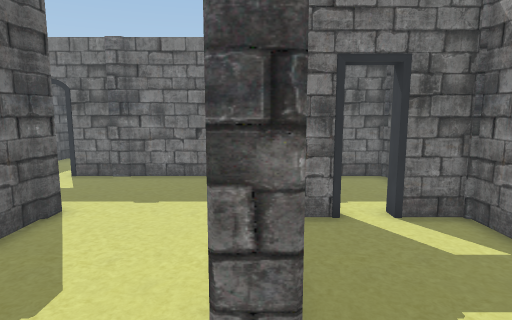
View 1 (above)

18 first-person views from a walk through a 3-D level made in the Unity game engine. The camera is 1.4 m above the floor, tilts 8° down and sees 75° across. The floor is counted in squares, 0.5 m on a side. Each view is taken from the middle of a square. On the plan, view 1 faces up. The plan holds only what a view shows up to about 20 squares ahead; the rest is blank. The player is left out. Door leaves are left out, so doorways stand open.

View 2
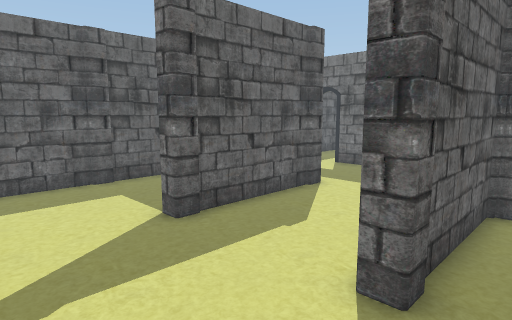

View 3
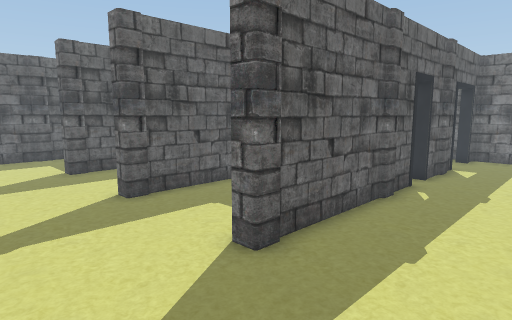

View 4
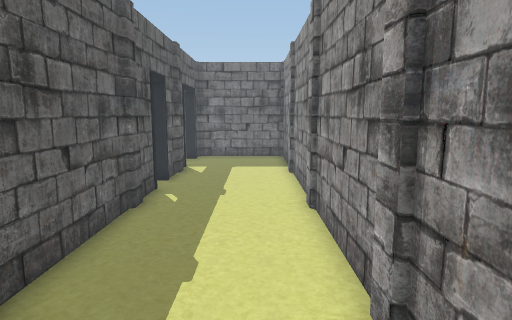

View 5
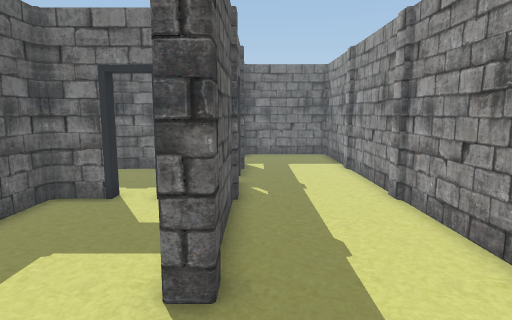

View 6
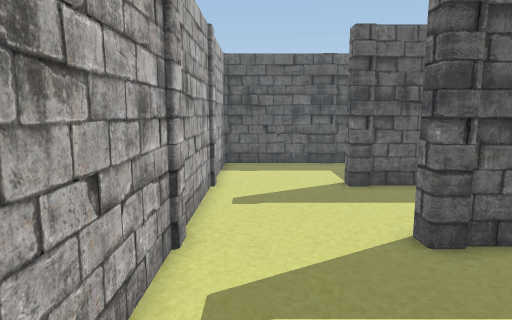

View 7
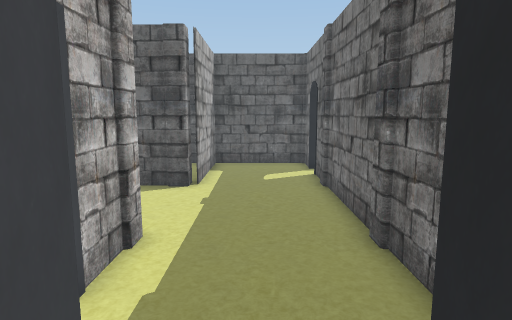

View 8
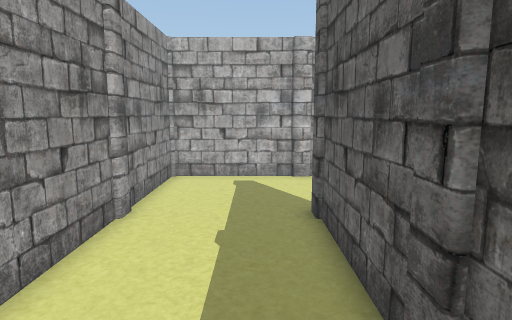

View 9
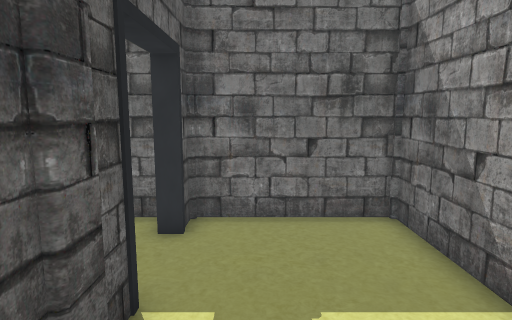

View 10
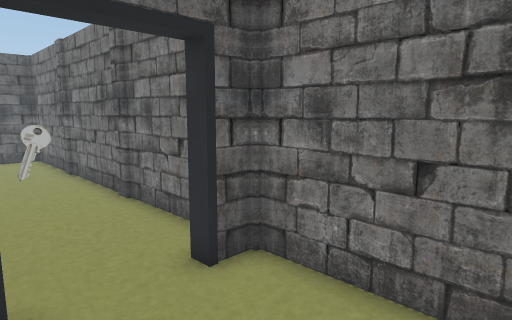

View 11
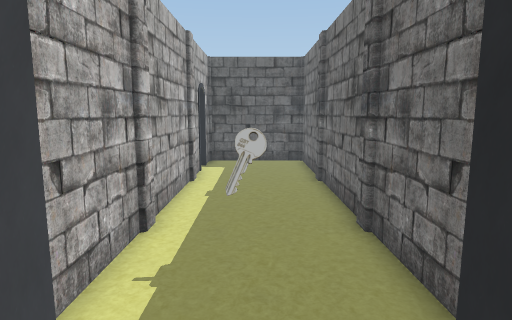

View 12
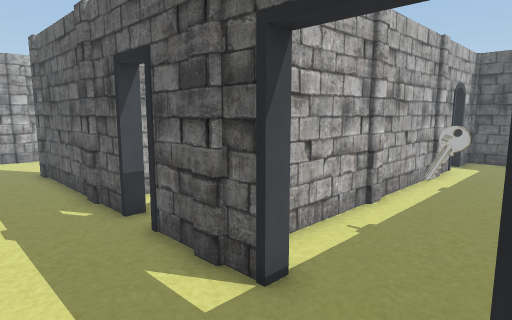

View 13
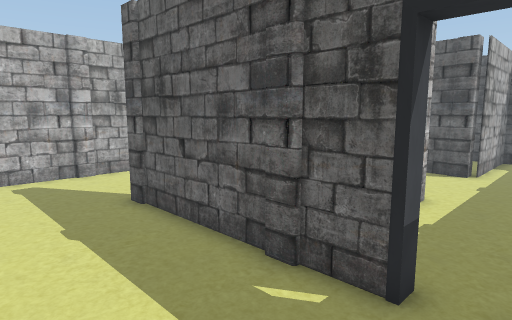

View 14
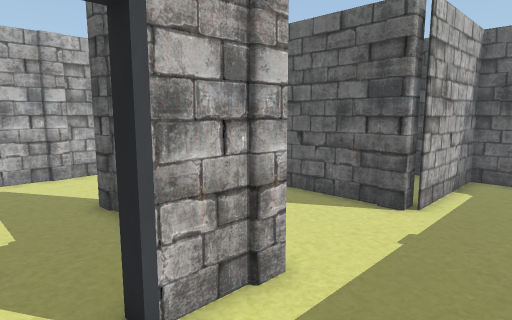

View 15
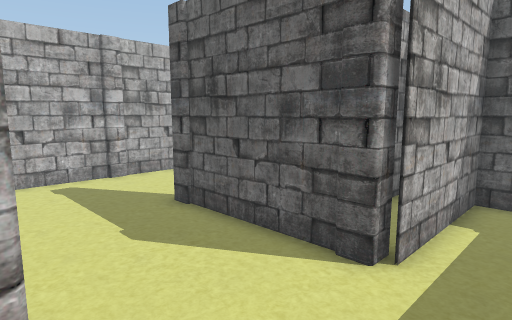

View 16
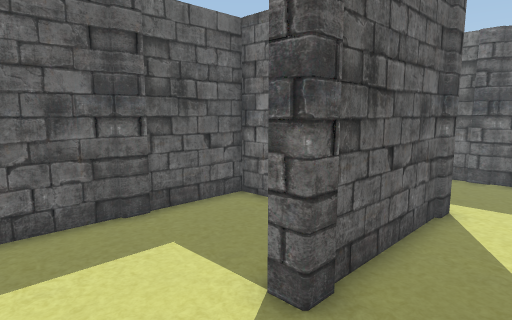

View 17
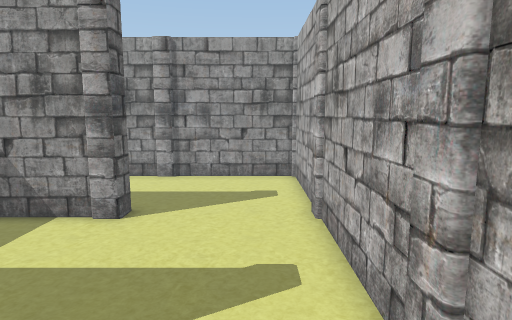

View 18
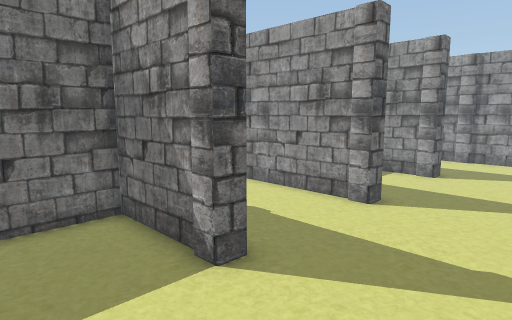

### Floor plan
Points are (right, up) in squares from view 1. A wall is a line through its corners. A room is listed if a view was taken in it or the views show most of it. See-through windows are left out.
Room 1 (views 1, 2, 3, 4, 5, 6, 7, 8, 9, 10, 11, 12, 13, 14, 15, 16, 17, 18)
walls: (2.3, 8.7) (0.3, 8.7) (0.3, 2.6) (-0.2, 2.6) (-0.2, 8.4); (-0.4, 9.3) (2.3, 9.3); (5.6, 11.3) (6.3, 11.3) (6.3, 2.6) (5.8, 2.6) (5.8, 8.7) (3.7, 8.7); (-6.4, 9.3) (-5.7, 9.3) (-5.7, 2.6) (-6.2, 2.6) (-6.2, 7) (-7.1, 7); (2.2, 14.8) (-8.3, 14.8); (5.8, 14.2) (5.8, 14.8) (3.7, 14.8); (6.3, 16.5) (6.3, 12.7) (5.6, 12.7); (-10.9, 7) (-11.8, 7); (-11.5, 7.5) (-10.9, 7.5); (-11.7, 8.6) (-11.7, -2.7) (11.8, -2.7) (11.8, 20.8) (6.3, 20.8) (6.3, 19.5); (-9.7, 14.8) (-11.7, 14.8) (-11.7, 9.7) (-6, 9.7)
ways out: open door at (-9, 15) to room 2; open door at (6, 18) to room 2; open door at (3, 9)
Room 2 (no view inside)
walls: (-8.4, 15.3) (4.2, 15.3); (5.5, 20.8) (-11.7, 20.8) (-11.7, 15.3) (-9.7, 15.3)
ways out: open door at (-9, 15) to room 1; open door at (6, 18) to room 1
objects: other object (2, 18)

Positions as (right, up) in squares from view 1, and headings:
1: (0, 0), facing up
2: (2, -2), facing up-left
3: (11, -2), facing up-left
4: (10, -1), facing up
5: (7, -2), facing up
6: (7, -1), facing left
7: (7, 12), facing left
8: (8, 12), facing down
9: (8, 12), facing up
10: (11, 16), facing up-left
11: (8, 18), facing left
12: (10, 20), facing down-left
13: (11, 13), facing down-left
14: (4, 13), facing down-left
15: (0, 12), facing down-left
16: (-3, -1), facing up-left
17: (-3, -1), facing right
18: (-10, -2), facing up-right
